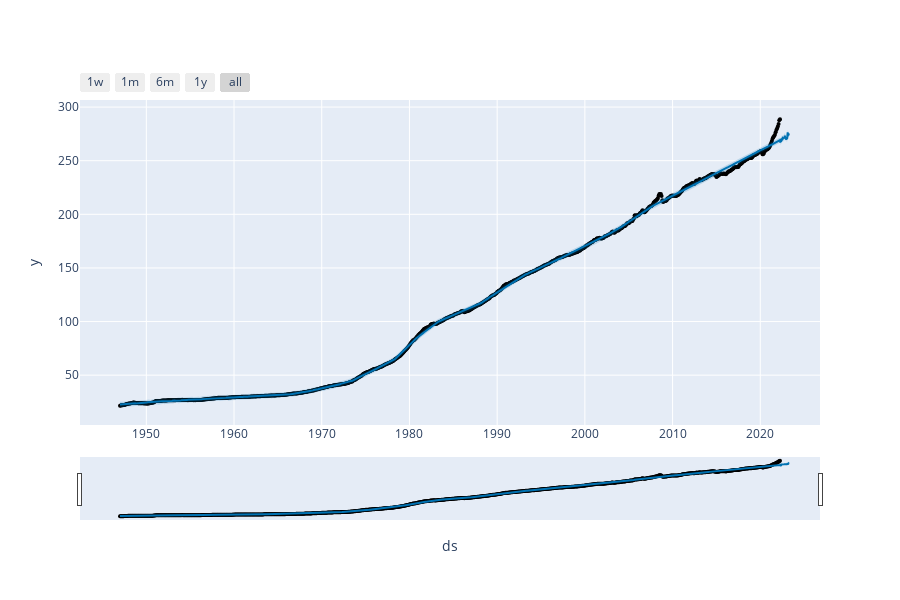

Notebook code cell kept with this figure:
### Code cell
plot_plotly(m, forecast)

### Figure 1 — Plotly figure (JSON) as saved in the notebook; plotly's stock layout.template omitted (floating-point values rounded to 4 significant figures; data arrays with more than 128 entries replaced by an {"elided": "..."} marker saying what was removed)
{"data": [{"marker": {"color": "black", "size": 4}, "mode": "markers", "name": "Actual", "type": "scatter", "x": {"elided": "904 str values"}, "y": {"elided": "904 float values"}}, {"hoverinfo": "skip", "line": {"width": 0}, "mode": "lines", "type": "scatter", "x": {"elided": "1269 str values"}, "y": {"elided": "1269 float values"}}, {"fill": "tonexty", "fillcolor": "rgba(0, 114, 178, 0.2)", "line": {"color": "#0072B2", "width": 2}, "mode": "lines", "name": "Predicted", "type": "scatter", "x": {"elided": "1269 str values"}, "y": {"elided": "1269 float values"}}, {"fill": "tonexty", "fillcolor": "rgba(0, 114, 178, 0.2)", "hoverinfo": "skip", "line": {"width": 0}, "mode": "lines", "type": "scatter", "x": {"elided": "1269 str values"}, "y": {"elided": "1269 float values"}}], "layout": {"height": 600, "showlegend": false, "width": 900, "xaxis": {"rangeselector": {"buttons": [{"count": 7, "label": "1w", "step": "day", "stepmode": "backward"}, {"count": 1, "label": "1m", "step": "month", "stepmode": "backward"}, {"count": 6, "label": "6m", "step": "month", "stepmode": "backward"}, {"count": 1, "label": "1y", "step": "year", "stepmode": "backward"}, {"step": "all"}]}, "rangeslider": {"visible": true}, "title": {"text": "ds"}, "type": "date"}, "yaxis": {"title": {"text": "y"}}}}
